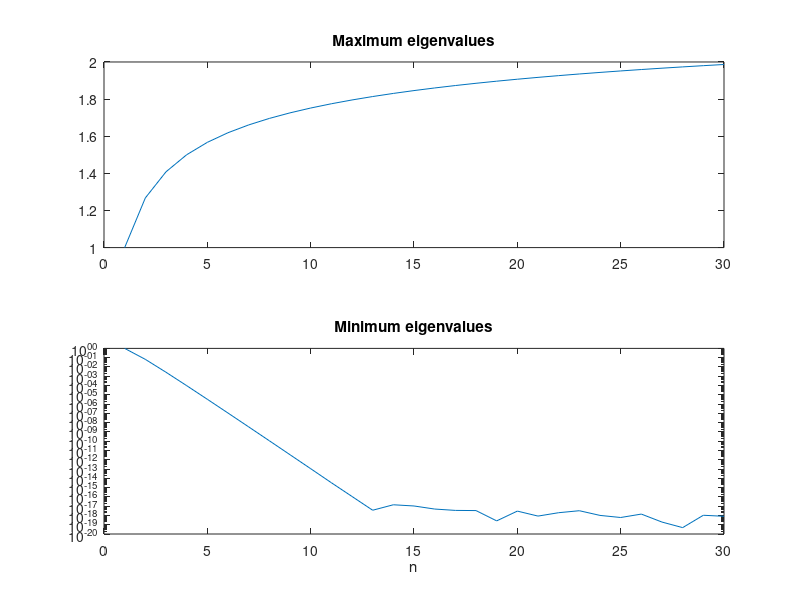

The MATLAB script that drew this image:
maxeig = zeros(30,1);
mineig = zeros(30,1);
for n = 1:30
	eighilb = abs(eig(hilb(n)));
	maxeig(n) = max(eighilb);
	mineig(n) = min(eighilb);
end
subplot(2,1,1)
plot(maxeig)
title('Maximum eigenvalues')
subplot(2,1,2)
semilogy(mineig)
title('Minimum eigenvalues')
xlabel('n')
print('maxeig.eps','-deps')